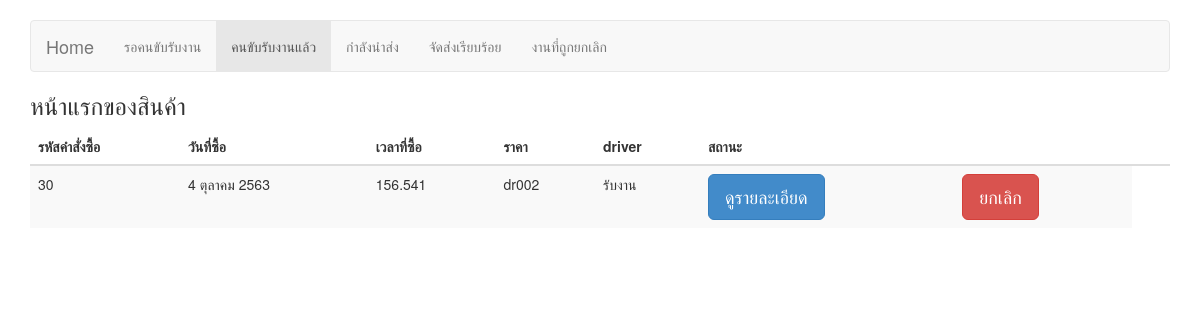
The page /Grab_present/shopping/monitor_order.php?id_orders_status=2 (signed in) on the database its author committed.
### tables this page shows
CREATE TABLE `orders` (
  `id_orders` int(11) NOT NULL,
  `Cus_username` varchar(20) NOT NULL,
  `driver_username` varchar(20) DEFAULT NULL,
  `orders_vat` float NOT NULL,
  `orders_pay_type` bit(1) DEFAULT NULL,
  `id_orders_status` int(11) NOT NULL,
  `orders_total_price` float NOT NULL,
  `orders_date_start_send` datetime NOT NULL,
  `orders_date_end_send` datetime NOT NULL
);

CREATE TABLE `orders_detail` (
  `id_orders_detail` int(11) NOT NULL,
  `id_food` int(11) NOT NULL,
  `orders_detail_item` float NOT NULL,
  `id_orders` int(11) NOT NULL
);

CREATE TABLE `driver` (
  `driver_username` varchar(20) NOT NULL,
  `driver_password` varchar(20) NOT NULL,
  `driver_name` varchar(150) NOT NULL,
  `driver_tel` char(10) NOT NULL,
  `driver_earn_acc_no` varchar(13) NOT NULL,
  `driver_earn_price` float NOT NULL,
  `driver_work_status` bit(1) NOT NULL DEFAULT b'0',
  `ID_driver_status` int(11) NOT NULL
);

CREATE TABLE `orders_status` (
  `id_orders_status` int(11) NOT NULL,
  `orders_status_name` varchar(100) NOT NULL
);

### Grab_present/shopping/monitor_order.php (the view, shortened to what this page needs)
<?php
require 'connect.php';
$cus_username = $_SESSION["cus_username"];
$meSql = "SELECT *
FROM orders JOIN orders_status
ON orders.id_orders_status = orders_status.id_orders_status
JOIN orders_detail
ON orders.id_orders = orders_detail.id_orders
JOIN food
ON orders_detail.id_food = food.id_food
JOIN shop
ON food.shop_username = shop.shop_username
JOIN driver
ON orders.driver_username = driver.driver_username
JOIN driver_status
ON driver.ID_driver_status = driver_status.ID_driver_status
WHERE orders.Cus_username =  '$cus_username' AND orders.id_orders_status IN
";
$meSql1 = "SELECT *
FROM orders JOIN orders_status
ON orders.id_orders_status = orders_status.id_orders_status
JOIN orders_detail
ON orders.id_orders = orders_detail.id_orders
JOIN food
ON orders_detail.id_food = food.id_food
JOIN shop
ON food.shop_username = shop.shop_username
WHERE orders.Cus_username =  '$cus_username' AND orders.id_orders_status IN
";
if(isset($_GET["id_orders_status"])){
    $name = $_GET['id_orders_status'];
    $meSql .= "(".$name.")";
}
else{
    $meSql .='("1")';
    $meSql1 .='("1")';
}
$meSql.="GROUP BY orders.id_orders";
$meQuery = mysqli_query($meConnect,$meSql);
?>
<!DOCTYPE html>
<html lang="en">
    <head>
        <link href="bootstrap/css/bootstrap.min.css" rel="stylesheet">
        <link href="bootstrap/css/nava.css" rel="stylesheet">
    </head>
    <body>
        <div class="container">
            <div class="navbar navbar-default" role="navigation">
                <div class="container-fluid">
                <div class="navbar-header">
                        <a class="navbar-brand" href="../Home/index.php" >Home</a>
                    </div>
                    <div class="navbar-collapse collapse">
                        <?php
                            $wait="";
                            $wait_buy="";
                            $wait_send="";
                            $send="";
                            $cancel="";
                            if(isset($_GET["id_orders_status"])){
                                if($_GET["id_orders_status"]==1){
                                    $wait = "active";
                                }
                                else if($_GET["id_orders_status"]==2){
                                    $wait_buy = "active";
                                }
                            }
                            else{
                                $wait = "active";
                            }
                        ?>
                        <ul class="nav navbar-nav">
                            <li class="<?=$wait?>"><a href="./monitor_order.php?id_orders_status=1">รอคนขับรับงาน</a></li>
                            <li class="<?=$wait_buy?>"><a href="./monitor_order.php?id_orders_status=2">คนขับรับงานแล้ว</a></li>
                            <li class="<?=$wait_send?>"><a href="./monitor_order.php?id_orders_status=3">กำลังนำส่ง </a></li>
                            <li class="<?=$send?>"><a href="./monitor_order.php?id_orders_status=4">จัดส่งเรียบร้อย </a></li>
                            <li class="<?=$cancel?>"><a href="./monitor_order.php?id_orders_status=88,99">งานที่ถูกยกเลิก</a></li>
                        </ul>
                    </div>
                </div>
            </div>
            <h3>หน้าแรกของสินค้า</h3>
            <?php
                if(!(strcmp("$wait","active")==0)){
                    echo'<table class="table table-striped">
                <thead>
                    <tr>
                        <th>รหัสคำสั่งซื้อ</th>
                        <th>วันที่ซื้อ</th>
                        <th>เวลาที่ซื้อ</th>';
                        echo'<th>ราคา</th>
                        <th>driver</th>
                        <th>สถานะ</th>
                        <th>&nbsp;</th>
                        <th>&nbsp;</th>
                    </tr>
                </thead>
                <tbody>';
                    $monthNamesThai = array("มกราคม","กุมภาพันธ์","มีนาคม","เมษายน","พฤษภาคม","มิถุนายน","กรกฎาคม","สิงหาคม","กันยายน","ตุลาคม","พฤษจิกายน","ธันวาคม");
                    while ($meResult = mysqli_fetch_array($meQuery))
                    {
                        $splitTimeStamp = explode(" ",$meResult["orders_date_start_send"]);
                        $date_a = $splitTimeStamp[0];
                        $date = explode("-",$date_a);
                        echo'<tr>
                            <td>'.$meResult['id_orders'].'</td>
                            <td>'.intval($date[2])." ".$monthNamesThai[$date[1]-1]." ".($date[0]+543).'</td>';
                            echo'<td>'.$meResult['orders_total_price'].'</td>
                            <td>'.$meResult['driver_username'].'</td>
                            <td>'.$meResult['orders_status_name'].'</td>
                            <td>
                                            <a class="btn btn-primary btn-lg" href="order_detail.php?id='.$meResult["id_orders"].'" role="button">
                                            ดูรายละเอียด</a>
                                        </td>';
                                if($_GET["id_orders_status"]==1||$_GET["id_orders_status"]==2){
                                    echo '<td>
                                            <a class="btn btn-danger btn-lg" href="cancel.php?id='.$meResult["id_orders"].'" role="button">
                                            ยกเลิก</a>
                                        </td>';
                                }
                        echo'</tr>';
                    }
                echo'</tbody>
            </table>';
                }
            ?>
        </div>
    </body>
</html>

### rows shown on the page
orders: orders_detail.id_orders "30", orders_date_start_send "4", orders_date_start_send "ตุลาคม", $date[0]+543 "2563", orders_total_price "156.541", driver_username.driver_username "dr002", id_orders_status.orders_status_name "รับงาน"
